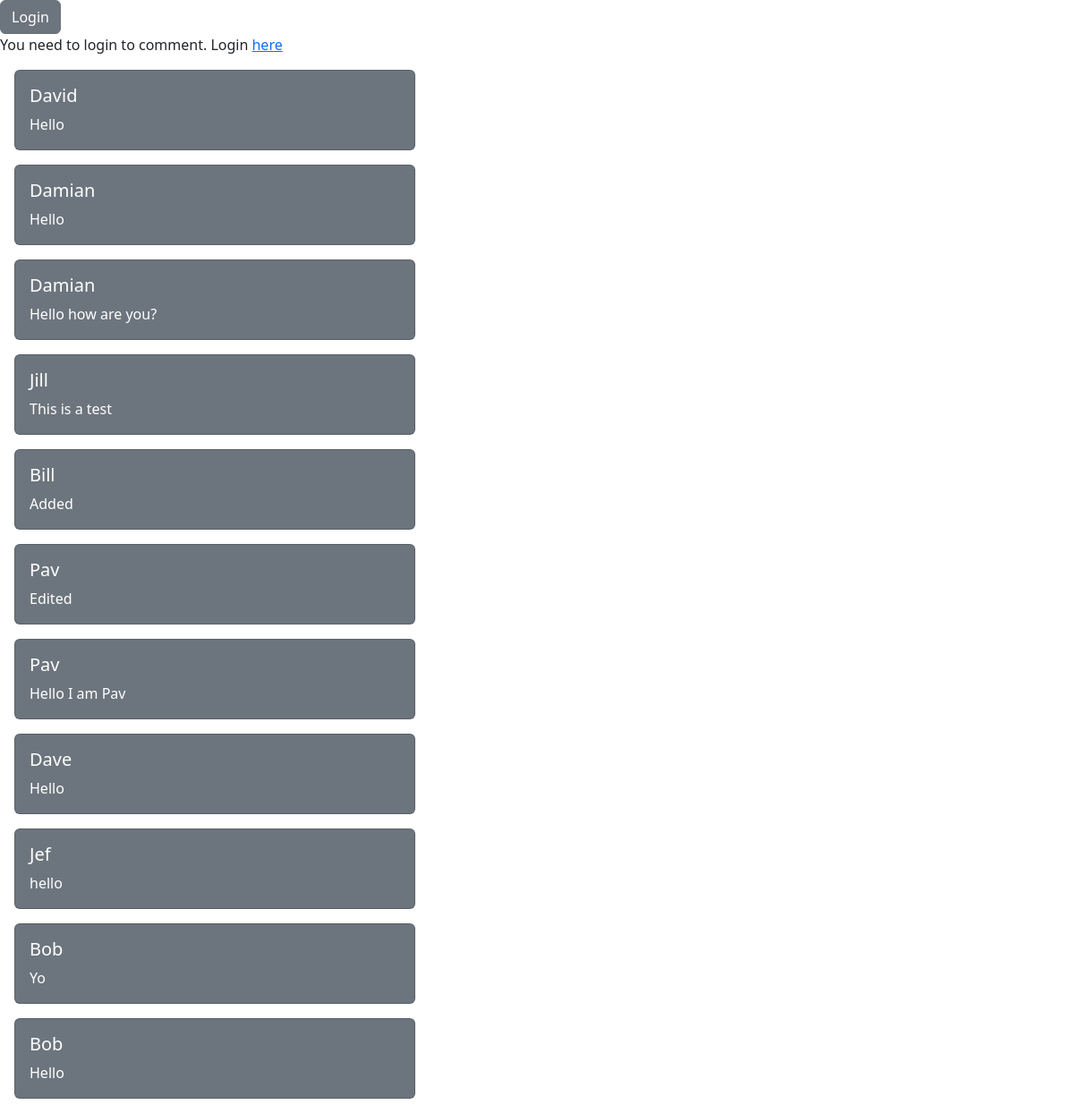
Before: / with the older database file.
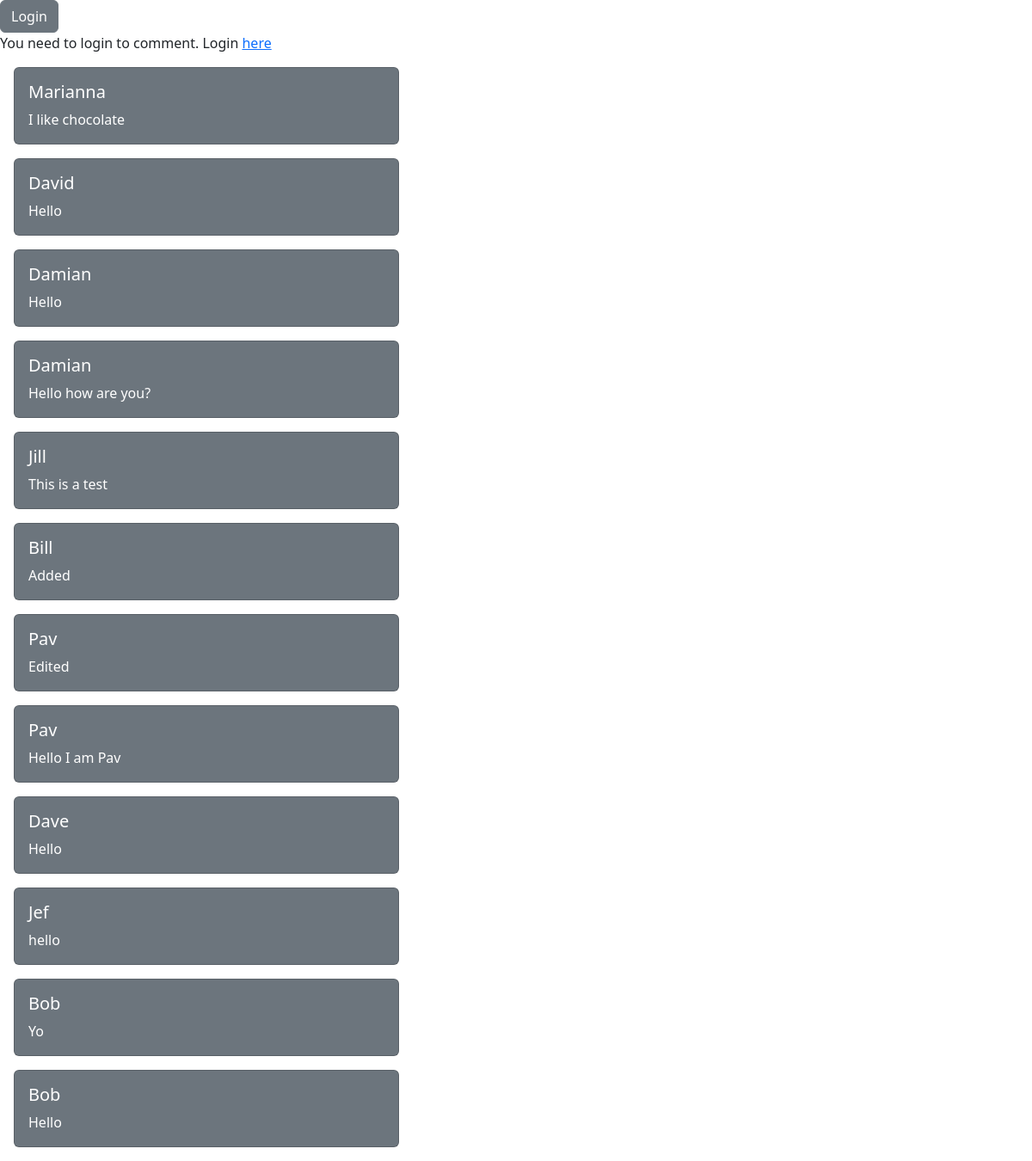
After: the same page with the newer database file.
### dbApp/models.py (models this page shows, shortened)
class Text(models.Model):
    user_name = models.CharField(max_length=250)
    input_text = models.CharField(max_length=250)

### dbApp/views.py (the view)
# urls.py: path('', views.index, name="index"),
def index(request):
    if request.method == "POST":
        if request.POST.get("comment"):
            comment = Text(user_name=request.user.username, input_text=request.POST.get("comment"))
            comment.save()
            return redirect(request.path)
    returnList = getComments()
    context = {"comments": returnList}
    return render(request, "dbApp/index.html", context)

### dbApp/views.py (called while the page is built)
def getComments():
    returnList = []
    for comment in Text.objects.all():
        returnList.append([comment.user_name, comment.input_text])
    returnList.reverse()
    return returnList

### dbApp/templates/dbApp/index.html (shortened to what this page needs)
<!DOCTYPE html>
<html>
    <head>
        {% load bootstrap5 %}
        {% bootstrap_css %}
    </head>
    <body>
        {% if user.is_authenticated %}
            <h3>Logged in as {{ user.get_username }}</h3>
            <button type="button" class="btn btn-secondary" onclick="location.href = '/user/logout';">Logout</button>
            <div class="p-3">
                <form action="{% url 'dbApp:index' %}" method="post">
                    {% csrf_token %}
                    <div class="form-group mb-2" >
                        <label for="comment" class="my-1">Comment</label>
                        <textarea class="form-control type="text" name="comment" placeholder="Type comment"></textarea>
                    </div>
                    <input type="submit" class="btn btn-light mt-2">
                </form>
            </div>
        {% else %}
            <button type="button" class="btn btn-secondary" onclick="location.href = '/user/login';">Login</button>
            <p>You need to login to comment. Login <a href="/user/login">here</a></p>
        {% endif %}
        {% if comments %}
            {% for comment in comments %}
                <div class="card text-white bg-secondary mb-3 ms-3" style="max-width: 28rem;">
                    <div class="card-body">
                        <h5 class="card-title">{{comment.0}}</h3>
                        <p class="card-text">{{comment.1}}</p>
                    </div>
                </div>
            {% empty%}
                <h2>No comments found</h2>
            {% endfor %}
        {% endif %}
    </body>
</html>

Changed rows visible on the page:
added Text: user_name "Marianna", input_text "I like chocolate"
